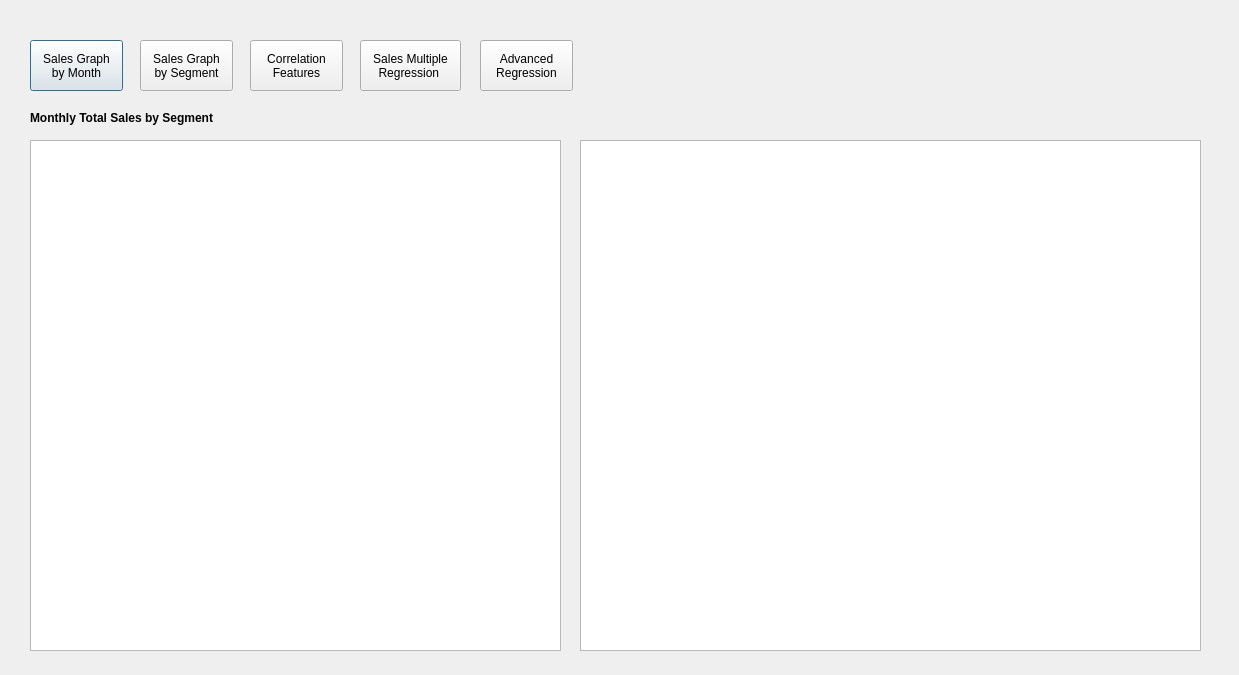
<?xml version="1.0" encoding="UTF-8"?>
<ui version="4.0">
 <class>vtastot</class>
 <widget class="QDialog" name="vtastot">
  <property name="windowModality">
   <enum>Qt::WindowModal</enum>
  </property>
  <property name="geometry">
   <rect>
    <x>0</x>
    <y>0</y>
    <width>1239</width>
    <height>675</height>
   </rect>
  </property>
  <property name="focusPolicy">
   <enum>Qt::ClickFocus</enum>
  </property>
  <property name="contextMenuPolicy">
   <enum>Qt::DefaultContextMenu</enum>
  </property>
  <property name="windowTitle">
   <string>Machine Learning</string>
  </property>
  <property name="windowIcon">
   <iconset>
    <normaloff>../Pics/Electronics.ico</normaloff>../Pics/Electronics.ico</iconset>
  </property>
  <property name="modal">
   <bool>true</bool>
  </property>
  <widget class="QTableWidget" name="tablesalestot">
   <property name="geometry">
    <rect>
     <x>30</x>
     <y>140</y>
     <width>531</width>
     <height>511</height>
    </rect>
   </property>
  </widget>
  <widget class="QLabel" name="label">
   <property name="geometry">
    <rect>
     <x>30</x>
     <y>110</y>
     <width>221</width>
     <height>16</height>
    </rect>
   </property>
   <property name="font">
    <font>
     <weight>75</weight>
     <bold>true</bold>
    </font>
   </property>
   <property name="text">
    <string>Monthly Total Sales by Segment</string>
   </property>
  </widget>
  <widget class="QPushButton" name="btngrafvtatot">
   <property name="geometry">
    <rect>
     <x>30</x>
     <y>40</y>
     <width>93</width>
     <height>51</height>
    </rect>
   </property>
   <property name="text">
    <string>Sales Graph
by Month</string>
   </property>
  </widget>
  <widget class="QPushButton" name="btnvtagiro">
   <property name="geometry">
    <rect>
     <x>140</x>
     <y>40</y>
     <width>93</width>
     <height>51</height>
    </rect>
   </property>
   <property name="text">
    <string>Sales Graph 
by Segment</string>
   </property>
  </widget>
  <widget class="QPushButton" name="btncorr">
   <property name="geometry">
    <rect>
     <x>250</x>
     <y>40</y>
     <width>93</width>
     <height>51</height>
    </rect>
   </property>
   <property name="text">
    <string>Correlation
Features</string>
   </property>
  </widget>
  <widget class="QTableWidget" name="tablesalesseg">
   <property name="geometry">
    <rect>
     <x>580</x>
     <y>140</y>
     <width>621</width>
     <height>511</height>
    </rect>
   </property>
  </widget>
  <widget class="QPushButton" name="btnregresion">
   <property name="geometry">
    <rect>
     <x>360</x>
     <y>40</y>
     <width>101</width>
     <height>51</height>
    </rect>
   </property>
   <property name="text">
    <string>Sales Multiple
Regression </string>
   </property>
  </widget>
  <widget class="QLabel" name="lbltext">
   <property name="geometry">
    <rect>
     <x>580</x>
     <y>30</y>
     <width>251</width>
     <height>91</height>
    </rect>
   </property>
   <property name="text">
    <string/>
   </property>
  </widget>
  <widget class="QLabel" name="lblcorr">
   <property name="geometry">
    <rect>
     <x>850</x>
     <y>10</y>
     <width>361</width>
     <height>121</height>
    </rect>
   </property>
   <property name="text">
    <string/>
   </property>
  </widget>
  <widget class="QPushButton" name="btnpoly">
   <property name="geometry">
    <rect>
     <x>480</x>
     <y>40</y>
     <width>93</width>
     <height>51</height>
    </rect>
   </property>
   <property name="text">
    <string>Advanced
Regression</string>
   </property>
  </widget>
 </widget>
 <resources/>
 <connections/>
</ui>
